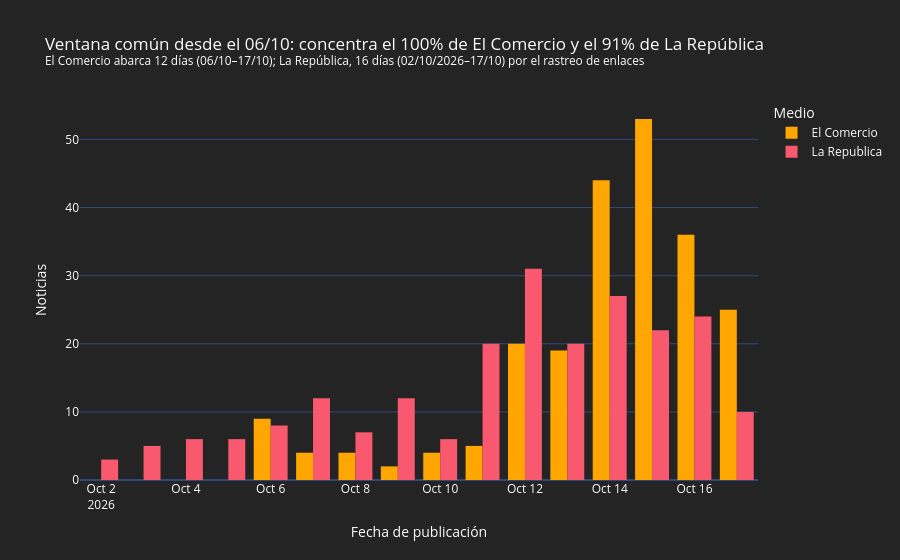

The cell this chart's notebook holds for it:
### Code cell
rango = df.groupby("medio")["fecha_dt"].agg(["min", "max", "count"])
rango["dias"] = (rango["max"] - rango["min"]).dt.days + 1
ec, lr = rango.loc["El Comercio"], rango.loc["La Republica"]
inicio_comun = max(ec["min"], lr["min"])
en_ventana = (df["fecha_dt"] >= inicio_comun).groupby(df["medio"]).mean()

fig2 = px.histogram(
    df, x="fecha_dt", color="medio", barmode="group", color_discrete_map=COLORES_MEDIO,
    labels={"fecha_dt": "Fecha de publicación", "medio": "Medio"},
    title=(f"Ventana común desde el {inicio_comun:%d/%m}: concentra el {en_ventana['El Comercio']:.0%} de El Comercio "
           f"y el {en_ventana['La Republica']:.0%} de La República"
           f"<br><sup>El Comercio abarca {ec['dias']} días ({ec['min']:%d/%m}–{ec['max']:%d/%m}); "
           f"La República, {lr['dias']} días ({lr['min']:%d/%m/%Y}–{lr['max']:%d/%m}) por el rastreo de enlaces</sup>"),
)
fig2.update_layout(yaxis_title="Noticias")
fig2.show()
display(rango[["min", "max", "dias", "count"]])

### Figure 1 — Plotly figure (JSON) as saved in the notebook; plotly's stock layout.template omitted (floating-point values rounded to 4 significant figures; data arrays with more than 128 entries replaced by an {"elided": "..."} marker saying what was removed)
{"data": [{"alignmentgroup": "True", "bingroup": "x", "hovertemplate": "Medio=El Comercio<br>Fecha de publicación=%{x}<br>count=%{y}<extra></extra>", "legendgroup": "El Comercio", "marker": {"color": "#ffa600", "pattern": {"shape": ""}}, "name": "El Comercio", "offsetgroup": "El Comercio", "orientation": "v", "showlegend": true, "type": "histogram", "x": {"elided": "225 str values"}, "xaxis": "x", "yaxis": "y"}, {"alignmentgroup": "True", "bingroup": "x", "hovertemplate": "Medio=La Republica<br>Fecha de publicación=%{x}<br>count=%{y}<extra></extra>", "legendgroup": "La Republica", "marker": {"color": "#f9596f", "pattern": {"shape": ""}}, "name": "La Republica", "offsetgroup": "La Republica", "orientation": "v", "showlegend": true, "type": "histogram", "x": {"elided": "219 str values"}, "xaxis": "x", "yaxis": "y"}], "layout": {"barmode": "group", "legend": {"title": {"text": "Medio"}, "tracegroupgap": 0}, "title": {"text": "Ventana común desde el 06/10: concentra el 100% de El Comercio y el 91% de La República<br><sup>El Comercio abarca 12 días (06/10–17/10); La República, 16 días (02/10/2026–17/10) por el rastreo de enlaces</sup>"}, "xaxis": {"anchor": "y", "domain": [0.0, 1.0], "title": {"text": "Fecha de publicación"}}, "yaxis": {"anchor": "x", "domain": [0.0, 1.0], "title": {"text": "Noticias"}}}}
